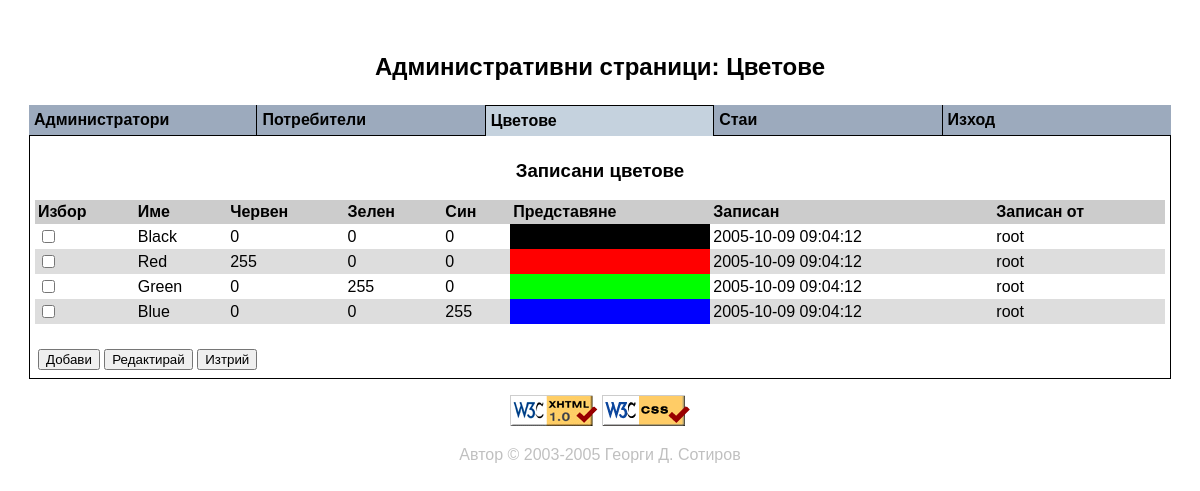
The page /adm_clrs.php (signed in) on the database its author committed.
### tables this page shows
CREATE TABLE colors (
    ColorID     INT /*!UNSIGNED */ UNIQUE NOT NULL /*! AUTO_INCREMENT */,
    ClrName     VARCHAR(16)        UNIQUE NOT NULL,
    Red         SMALLINT /*!UNSIGNED*/    NOT NULL,
    Green       SMALLINT /*!UNSIGNED*/    NOT NULL,
    Blue        SMALLINT /*!UNSIGNED*/    NOT NULL,
    ModDate     DATE                      NULL DEFAULT NULL,
    ModTime     TIME                      NULL DEFAULT NULL,
    AdminID     INT /*!UNSIGNED*/         NOT NULL DEFAULT 1,
    PRIMARY KEY (ColorID),
    INDEX (AdminID)
);

### color.inc.php (called while the page is built)
<?php
  function PrependZero($strlen, $str) {
    while ( strlen($str) < $strlen ) $str = "0".$str;
    return $str;
  }
  function MakeTriplet($Red, $Green, $Blue) {
    $res  = "#".PrependZero(2, dechex($Red));
    $res .= PrependZero(2, dechex($Green));
    $res .= PrependZero(2, dechex($Blue));
    return $res;
  }
?>

### adm_clrs.php (the view, shortened to what this page needs)
<?php
  include("admin.inc.php");
  include("color.inc.php");
?>
<!DOCTYPE html PUBLIC "-//W3C//DTD XHTML 1.0 Transitional//EN"
 "http://www.w3.org/TR/xhtml1/DTD/xhtml1-transitional.dtd">
<html xmlns="http://www.w3.org/1999/xhtml" xml:lang="bg" lang="bg">
<head>
<link href="chat.css" rel="stylesheet" type="text/css" />
</head>
<body class="Admin" onload="javascript: focusFirst(); return true">
<p align="center" class="midhdr">Административни страници: Цветове</p>
<table align="center" class="tbThinBorder" cellspacing="0" width="100%">
<?php PrintTabs('colors'); ?>
<tr><td colspan="6" class="tdData">
<p align="center" class="smlhdr">Записани цветове</p>
<form action="adm_clrsmod.php" method="post">
<table align="center" cellspacing="0" class="tbInfo" width="100%">
<tr>
<th>Избор</th>
<th>Име</th>
<th>Червен</th>
<th>Зелен</th>
<th>Син</th>
<th>Представяне</th>
<th>Записан</th>
<th>Записан от</th>
</tr>
<?php
  if ( $lnk = @mysql_pconnect(DB_SERVER, DB_RO_USER, DB_RO_PWD) ) {
    if ( @mysql_select_db(DB_NAME, $lnk) ) {
      $query  = "SELECT colors.ColorID,colors.ClrName,colors.Red,";
      $query .= "colors.Green,colors.Blue,colors.ModDate,colors.ModTime,";
      $query .= "administrators.Username AS ModByName";
      $query .= " FROM colors,administrators";
      $query .= " WHERE colors.AdminID=administrators.AdminID";
      $res = @mysql_query($query, $lnk);
      if ( @mysql_num_rows($res) > 0 ) {
        $RowNum = 1;
        while ( $ColorDetails = @mysql_fetch_array($res, MYSQL_ASSOC) ) {
          if ( $RowNum++ % 2 )
            print("<tr class=\"trOdd\">\n");
          else print("<tr>\n");
          print("<td><input name=\"ColorIds[]\" type=\"checkbox\" value=\"");
          print($ColorDetails['ColorID']."\" /></td>\n");
          print("<td>".$ColorDetails['ClrName']."</td>\n");
          print("<td>".$ColorDetails['Red']."</td>\n");
          print("<td>".$ColorDetails['Green']."</td>\n");
          print("<td>".$ColorDetails['Blue']."</td>\n");
          print("<td style=\"background-color: ".MakeTriplet($ColorDetails['Red'],$ColorDetails['Green'],$ColorDetails['Blue']).";\">&nbsp;</td>\n");
          print("<td>".$ColorDetails['ModDate']." ".$ColorDetails['ModTime']."</td>\n");
          print("<td>".$ColorDetails['ModByName']."</td>\n");
          print("</tr>\n");
        }
      }
    }
    else {
      PrintError(202);
      exit;
    }
  }
  else {
    PrintError(201);
    exit;
  }
?>
</table>
<table width="100%">
<tr><td>&nbsp;</td></tr>
<tr><td><input name="SubmitAdd" type="submit" value="Добави" />
<input name="SubmitEdit" type="submit" value="Редактирай" />
<input name="SubmitDel" type="submit" value="Изтрий" />
</td></tr></table></form></td></tr></table>
<p align="center"><a href="http://validator.w3.org/check/referer">
<img border="0" src="valid-xhtml.png" alt="Valid XHTML 1.0!"
height="31" width="88" /></a>
<a class="right" href="http://jigsaw.w3.org/css-validator/check/referer">
<img alt="Valid CSS!" border="0" height="31" src="valid-css.png" width="88" />
</a></p>
<p align="center" class="copyright">Автор &copy; 2003-2005
<a class="aCopyright" href="mailto: <?php echo CHAT_CONTACT ?>">
<?php echo CHAT_AUTHOR ?></a></p>
</body>
</html>

### admin.inc.php (shortened to what this page needs)
<?php
  $Tabs = array(
            0 => array('name' => 'admins',
                       'title'=> 'Администратори',
                       'link' => 'adm_adms.php'),
            1 => array('name' => 'users',
                       'title'=> 'Потребители',
                       'link' => 'adm_usrs.php'),
            2 => array('name' => 'colors',
                       'title'=> 'Цветове',
                       'link' => 'adm_clrs.php'),
            3 => array('name' => 'rooms',
                       'title'=> 'Стаи',
                       'link' => 'adm_rooms.php'),
            4 => array('name' => 'exit',
                       'title'=> 'Изход',
                       'link' => 'adm_exit.php')
  );
  function PrintTabs($Active) {
    global $Tabs;
    print("<tr>\n");
    reset($Tabs);
    while ( list($Index, $Value) = each($Tabs) ) {
      print("<td height=\"20px\" width=\"".(100/sizeof($Tabs))."%\" ");
      if ( $Value['name'] == $Active ) {
        if ( $Index == 0 )
          print("class=\"tdTabActiveFirst\">");
        else print("class=\"tdTabActive\">");
        print($Value['title']."</td>\n");
      }
      else {
        if ( $Index == count($Tabs)- 1 )
          print("class=\"tdTabInactiveLast\">\n");
        else print("class=\"tdTabInactive\">\n");
        print("<a class=\"aTabInactive\" href=\"".$Value['link']."\">");
        print($Value['title']."</a></td>\n");
      }
    }
    print("</tr>");
  }
?>

### chat.css (style rules this page uses)
a, a:link, a:visited, a:hover, a.aTabInactive, a.aTabInactive:link, a.aTabInactive:visited, a.aTabInactive:hover, a.aCopyright:link, a.aCopyright:visited { background-color: transparent; font: 12pt Arial, Helvetica, sans-serif; text-decoration: none; }
a:link, a:visited { color: #0000FF; }
a.aTabInactive, a.aTabInactive:link, a.aTabInactive:visited, a.aTabInactive:hover { font-weight: bold; }
a.aTabInactive:link, a.aTabInactive:visited { color: #000000; }
a.aCopyright:link, a.aCopyright:visited { color: #C0C0C0; }
body { background-color: #FFFFFF; color: #000000; margin: 0px 0px 0px 0px; padding: 5px 5px 5px 5px; }
body.Admin { margin: 2% 2% 2% 2%; }
table { border-style: none; empty-cells: show; font: normal normal normal 12pt Arial, Helvetica, sans-serif; }
table.tbThinBorder td.tdTabActive, table.tbThinBorder td.tdTabActiveFirst, table.tbThinBorder td.tdTabInactive, table.tbThinBorder td.tdTabInactiveLast, table.tbThinBorder td.tdData { border-color: #000000; border-style: solid; color: #000000; padding: 5px 5px 5px 5px; }
table.tbThinBorder td.tdTabActive, table.tbThinBorder td.tdTabActiveFirst, table.tbThinBorder td.tdTabInactive, table.tbThinBorder td.tdTabInactiveLast { font-weight: bold; }
table.tbThinBorder td.tdTabActive, table.tbThinBorder td.tdTabActiveFirst { background: #C5D2DE; }
table.tbThinBorder td.tdTabActive { border-width: 1px 1px 0px 0px; }
table.tbThinBorder td.tdTabInactive, table.tbThinBorder td.tdTabInactiveLast { background: #9CAABD; }
table.tbThinBorder td.tdTabInactive { border-width: 0px 1px 1px 0px; }
table.tbThinBorder td.tdTabInactiveLast { border-width: 0px 0px 1px 0px; }
table.tbThinBorder td.tdData { border-width: 0px 1px 1px 1px; background: transparent; }
table.tbInfo th, table.tbOnline th { background: #CCCCCC; font-weight: bold; text-align: left; padding: 3px 3px 3px 3px; }
table.tbInfo tr { background: #DDDDDD; }
table.tbInfo tr.trOdd { background: #FFFFFF; }
table.tbInfo td, table.tbOnline td { padding: 3px 3px 3px 3px; }
.midhdr { font: normal normal bold 18pt Arial, Helvetica, sans-serif; }
.smlhdr { font: normal normal bold 14pt Arial, Helvetica, sans-serif; }
.copyright, .error, .required, .text { font: normal normal normal 12pt Arial, Helvetica, sans-serif; }
.copyright { color: #C0C0C0; }

### rows shown on the page
colors: ClrName "Black", Red "0", Green "0", Blue "0", ModDate "2005-10-09", ModTime "09:04:12", AdminID.Username "root"
colors: ClrName "Red", Red "255", Green "0", Blue "0", ModDate "2005-10-09", ModTime "09:04:12", AdminID.Username "root"
colors: ClrName "Green", Red "0", Green "255", Blue "0", ModDate "2005-10-09", ModTime "09:04:12", AdminID.Username "root"
colors: ClrName "Blue", Red "0", Green "0", Blue "255", ModDate "2005-10-09", ModTime "09:04:12", AdminID.Username "root"

### other values the page prints
$Value['title'] "Администратори"
$Value['title'] "Потребители"
$Value['title'] "Цветове"
$Value['title'] "Стаи"
$Value['title'] "Изход"
CHAT_AUTHOR "Георги Д. Сотиров"
